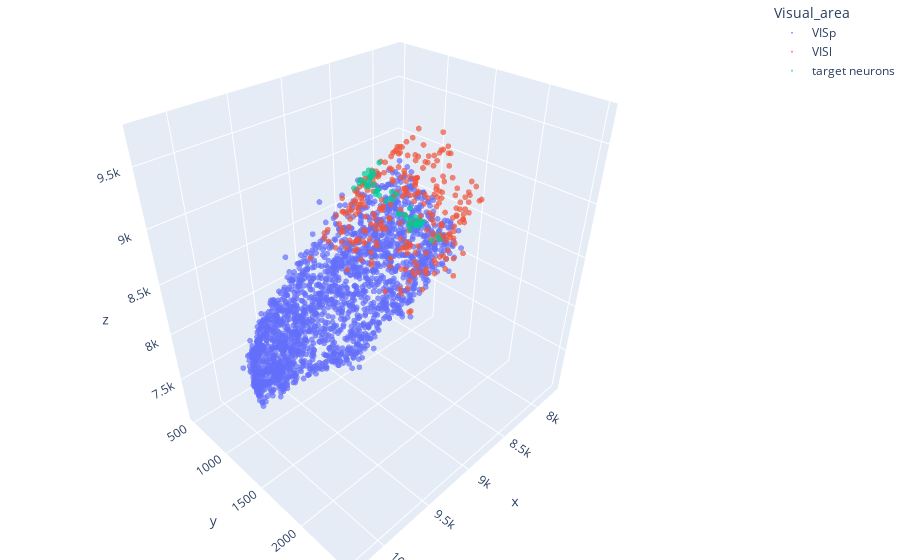

The notebook cell saved with this chart:
### Code cell
import plotly.express as px

representation_df = pd.concat([source_subset, target_subset, df1], ignore_index=True, sort=False)
fig = px.scatter_3d(representation_df, x='x', y='y', z='z', color='Visual_area',
              opacity=0.7)
fig.update_traces(marker_size = 2)
# fig.update_scenes(xaxis_visible=False, yaxis_visible=False,zaxis_visible=False )
fig.update_layout(margin=dict(l=0, r=0, b=0, t=0)) #, scene_camera=camera)

### Figure 1 — Plotly figure (JSON) as saved in the notebook; plotly's stock layout.template omitted (floating-point values rounded to 4 significant figures; data arrays with more than 128 entries replaced by an {"elided": "..."} marker saying what was removed)
{"data": [{"hovertemplate": "Visual_area=VISp<br>x=%{x}<br>y=%{y}<br>z=%{z}<extra></extra>", "legendgroup": "VISp", "marker": {"color": "#636efa", "opacity": 0.7, "size": 2, "symbol": "circle"}, "mode": "markers", "name": "VISp", "scene": "scene", "showlegend": true, "type": "scatter3d", "x": {"elided": "1956 float values"}, "y": {"elided": "1956 float values"}, "z": {"elided": "1956 float values"}}, {"hovertemplate": "Visual_area=VISl<br>x=%{x}<br>y=%{y}<br>z=%{z}<extra></extra>", "legendgroup": "VISl", "marker": {"color": "#EF553B", "opacity": 0.7, "size": 2, "symbol": "circle"}, "mode": "markers", "name": "VISl", "scene": "scene", "showlegend": true, "type": "scatter3d", "x": {"elided": "279 float values"}, "y": {"elided": "279 float values"}, "z": {"elided": "279 float values"}}, {"hovertemplate": "Visual_area=target neurons<br>x=%{x}<br>y=%{y}<br>z=%{z}<extra></extra>", "legendgroup": "target neurons", "marker": {"color": "#00cc96", "opacity": 0.7, "size": 2, "symbol": "circle"}, "mode": "markers", "name": "target neurons", "scene": "scene", "showlegend": true, "type": "scatter3d", "x": [8997.0, 8956.0, 8976.0, 8921.0, 9029.0, 9060.0, 9024.0, 8964.0, 9052.0, 9175.0, 8955.0, 8902.0, 9104.0, 8947.0, 9020.0, 8992.0, 9058.0, 8994.0, 9048.0, 9053.0, 8948.0, 9023.0, 9003.0, 9020.0, 8906.0, 8875.0, 8891.0, 8903.0, 9009.0, 8995.0, 8902.0, 8872.0, 8867.0, 8889.0, 8824.0, 8831.0, 8863.0, 8917.0, 8821.0, 8881.0, 8892.0, 8950.0, 8952.0, 8891.0, 8889.0, 8826.0, 8919.0, 8780.0, 8767.0, 8831.0], "y": [1359.0, 1414.0, 1398.0, 1435.0, 1419.0, 1376.0, 1429.0, 1394.0, 1398.0, 1432.0, 1372.0, 1348.0, 1413.0, 1368.0, 1515.0, 1451.0, 1455.0, 1507.0, 1427.0, 1532.0, 1451.0, 1430.0, 1475.0, 1604.0, 1539.0, 1521.0, 1587.0, 1560.0, 1722.0, 1713.0, 1698.0, 1808.0, 1752.0, 1730.0, 1729.0, 1798.0, 1772.0, 1744.0, 1784.0, 1778.0, 1677.0, 1833.0, 1786.0, 1723.0, 1779.0, 1764.0, 1746.0, 1911.0, 1921.0, 1896.0], "z": [9306.0, 9305.0, 9270.0, 9395.0, 9250.0, 9283.0, 9367.0, 9280.0, 9280.0, 9279.0, 9281.0, 9287.0, 9287.0, 9272.0, 9233.0, 9247.0, 9298.0, 9179.0, 9245.0, 9221.0, 9190.0, 9236.0, 9202.0, 9180.0, 9135.0, 9170.0, 9181.0, 9130.0, 9119.0, 9105.0, 9029.0, 8995.0, 8988.0, 9026.0, 8970.0, 9011.0, 8999.0, 9014.0, 8985.0, 8987.0, 9044.0, 9112.0, 8985.0, 9116.0, 8993.0, 9003.0, 8989.0, 8912.0, 8882.0, 8888.0]}], "layout": {"legend": {"title": {"text": "Visual_area"}, "tracegroupgap": 0}, "margin": {"b": 0, "l": 0, "r": 0, "t": 0}, "scene": {"domain": {"x": [0, 1], "y": [0, 1]}, "xaxis": {"title": {"text": "x"}}, "yaxis": {"title": {"text": "y"}}, "zaxis": {"title": {"text": "z"}}}}}
